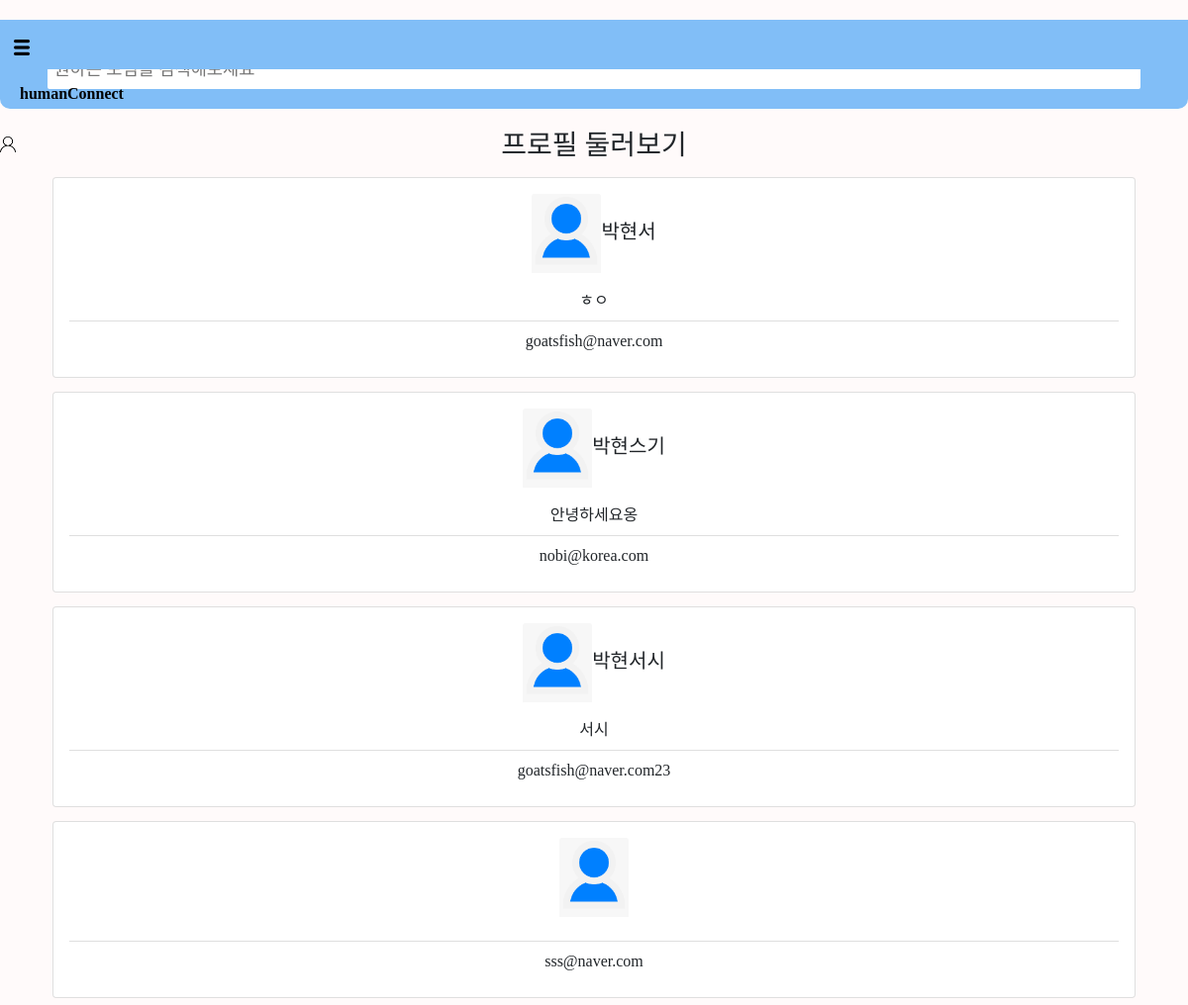
The page /hconnectapp/profiles/ on the database as committed earlier.
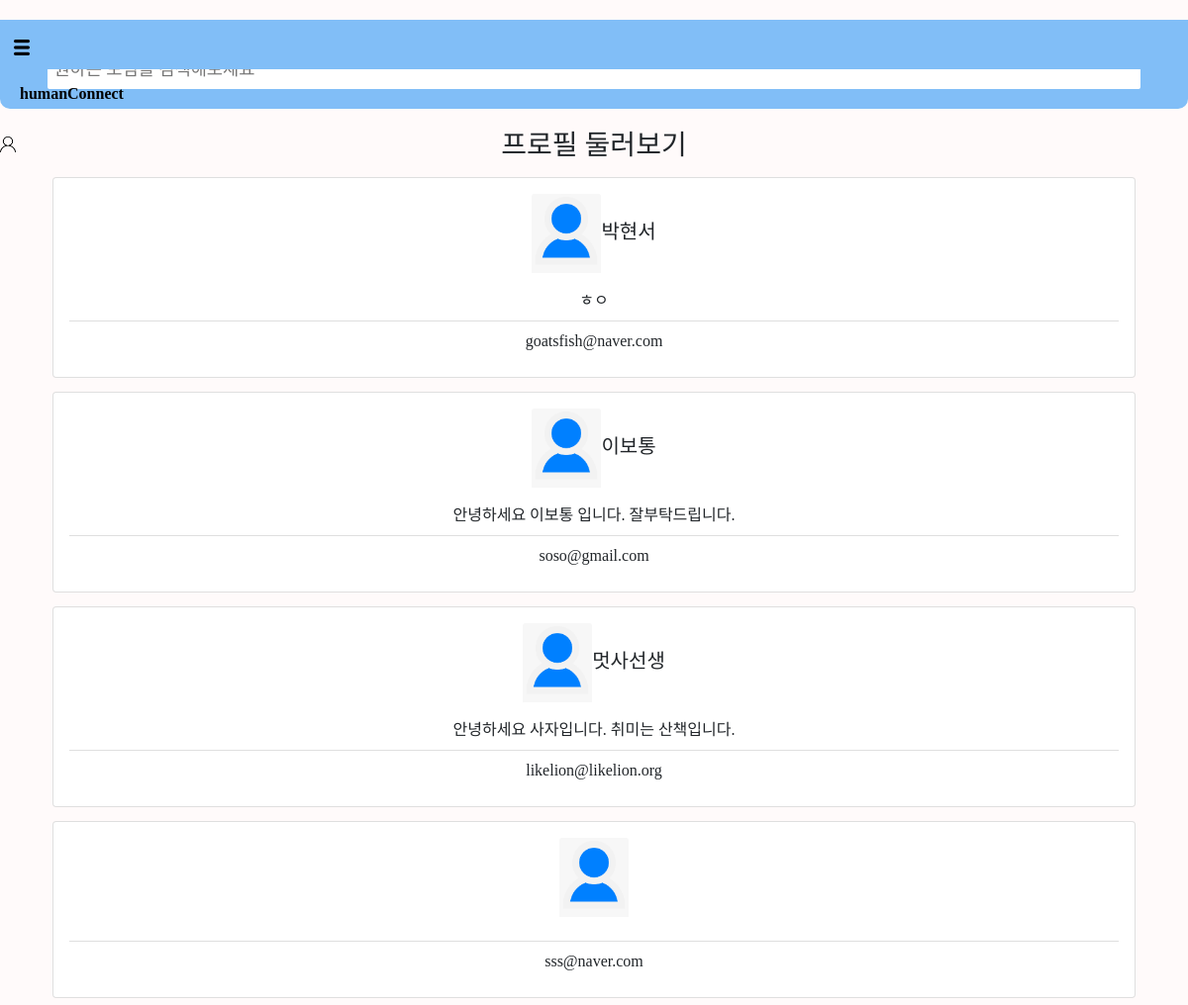
The same page on the database as committed later.
### account/models.py (models this page shows)
class CustomUser(AbstractUser):
    nickname = models.CharField(max_length=100)
    body = models.TextField()
    email = models.EmailField()

### hconnectapp/views.py (the view)
# urls.py: path('profiles/', profiles, name="profiles"),
def profiles(request):
    CustomUsers = CustomUser.objects.all()
    Hobbys = Hobby.objects.all()
    return render(request, 'profiles.html', {'CustomUsers': CustomUsers, 'Hobbys': Hobbys})

### hconnectapp/templates/profiles.html (shortened to what this page needs)
{% extends 'base.html' %}
{% block contents %}
{% load static %}
<head>
</head>
<h3>프로필 둘러보기</h3>
        {% for userp in CustomUsers %}
            <div class="container">
                <a class="btn" data-bs-toggle="modal" href="#exampleModalToggle{{userp.username}}" role="button" style="display: flex;flex-direction: column; width:auto;">
                    <div class="card " style="width: 18rem; display: flex; flex-direction: column; width:auto;">
                        <div class="card-body">
                            <h5 class="card-title">
                              <img src="{% static 'profile.png' %}" class="card-img-top" alt="..." style="width:70px">{{userp.nickname}}
                            </h5>
                            <ul class="list-group list-group-flush">
                                <li class="list-group-item">{{userp.body}}</li>
                                <li class="list-group-item">{{userp.email}}</li>
                            </ul>
                        </div>
                    </div>
                </a>
            </div>
            {% endfor %}
{% endblock %}

Rows that differ between the two databases and show on the page:
changed CustomUser: nickname "박현스기" → "이보통"; body "안녕하세요옹" → "안녕하세요 이보통 입니다. 잘부탁드립니다."; email "nobi@korea.com" → "soso@gmail.com"
changed CustomUser: nickname "박현서시" → "멋사선생"; body "서시" → "안녕하세요 사자입니다. 취미는 산책입니다."; email "goatsfish@naver.com23" → "likelion@likelion.org"
